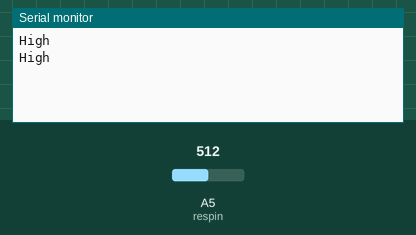
Recording of a sketch running on a simulated Arduino Uno, built with avr-gcc and run on an emulated ATmega328P. Parts: the last lines printed to the serial monitor. Inputs (shaded band) come from the test bench; at power-on: A5 (respin) = 512.

Above: at 1.8 s.
1.9 s: A5 (respin) set to 342
At 2.8 s:
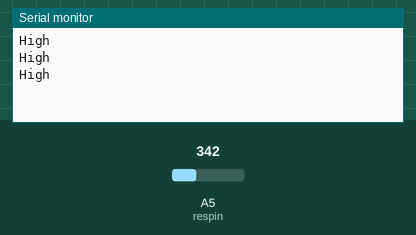
3.4 s: A5 (respin) set to 312
At 4.8 s:
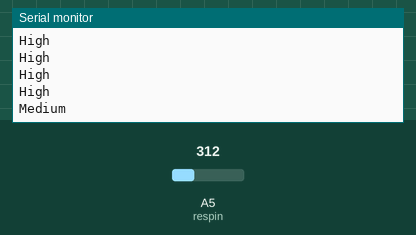
6.5 s: A5 (respin) set to 286
At 7.8 s:
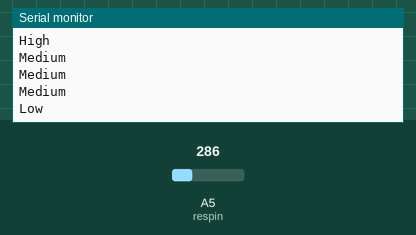
9.5 s: A5 (respin) set to 106
At 10.6 s:
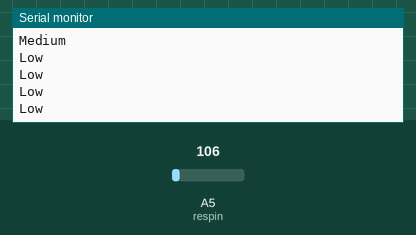
11.0 s: A5 (respin) set to 91
At 11.3 s:
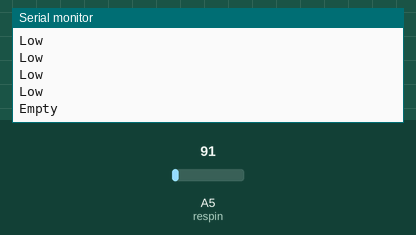

Measured:
- the behaviour switches between 331 and 330 on A5 (respin) (found by bisection; images 1 and 2)
- the behaviour switches between 301 and 300 on A5 (respin) (found by bisection; images 2 and 3)
- the behaviour switches between 101 and 100 on A5 (respin) (found by bisection; images 4 and 5)
- after the input at 3.4 s, the serial monitor: prints a new line after 0.60 s (image 2)
- after the input at 6.5 s, the serial monitor: prints a new line after 0.50 s (image 3)
- after the input at 11.0 s, the serial monitor: prints a new line at once (image 5)

The sketch:

water_sens.ino
```cpp
int resval = 0;  // holds the value
int respin = A5; // sensor pin used

void setup() {
  Serial.begin(9600);
}

void loop() {

  resval = analogRead(respin); //Read data from analog pin and store it to resval variable

  if (resval<=100){
    Serial.println("Empty ");
  }
  else if (resval>100 && resval<=300){
    Serial.println("Low ");
  }
  else if (resval>300 && resval<=330){
   Serial.println("Medium ");
  }
  else if (resval>330){
    Serial.println("High");
  }
  delay(1000);
}
```
